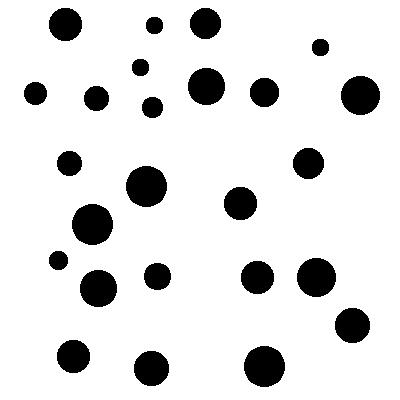
#> input picture Writeups/Sight_at_Last/solution/test.png, 400 x 400 px
$ python test_hough_circles.py
#> lines starting #> are read from the running program, lines starting #| are printed output that depends on the picture
import cv2
import numpy as np

'''
img = cv2.imread('opencv_logo.png',0)
img = cv2.medianBlur(img,5)
cimg = cv2.cvtColor(img,cv2.COLOR_GRAY2BGR)

circles = cv2.HoughCircles(img,cv2.HOUGH_GRADIENT,1,20,
                            param1=50,param2=30,minRadius=0,maxRadius=0)

circles = np.uint16(np.around(circles))
for i in circles[0,:]:
    # draw the outer circle
    cv2.circle(cimg,(i[0],i[1]),i[2],(0,255,0),2)
    # draw the center of the circle
    cv2.circle(cimg,(i[0],i[1]),2,(0,0,255),3)

cv2.imshow('detected circles',cimg)
cv2.waitKey(0)
cv2.destroyAllWindows()
'''

# https://www.pyimagesearch.com/2014/07/21/detecting-circles-images-using-opencv-hough-circles/
img = cv2.imread('test.png',0)
#> img is the input picture: shape (400, 400); min 0, max 255, mean 223.8
img = cv2.medianBlur(img,7)
cimg = cv2.cvtColor(img,cv2.COLOR_GRAY2BGR)

# https://docs.opencv.org/3.4.2/dd/d1a/group__imgproc__feature.html#ga47849c3be0d0406ad3ca45db65a25d2d
circles = cv2.HoughCircles(img,cv2.HOUGH_GRADIENT,1, minDist=10,
			param1=50,param2=30,minRadius=0,maxRadius=0)
#> circles = [[315.5, 276.5, 19], [206.5, 85.5, 18.2], [256.5, 276.5, 16.1], [69.5, 162.5, 11.8], [147.5, 187.5, 18.3], [63.5, 23.5, 18]]

circles = np.uint16(np.around(circles))
#> circles = [[316, 276, 19], [206, 86, 18], [256, 276, 16], [70, 162, 12], [148, 188, 18], [64, 24, 18]]
for i in circles[0,:]:
    # draw the outer circle
    cv2.circle(cimg,(i[0],i[1]),i[2],(0,255,0),2)
    # draw the center of the circle
    cv2.circle(cimg,(i[0],i[1]),2,(0,0,255),3)
#> this loop made 6 passes
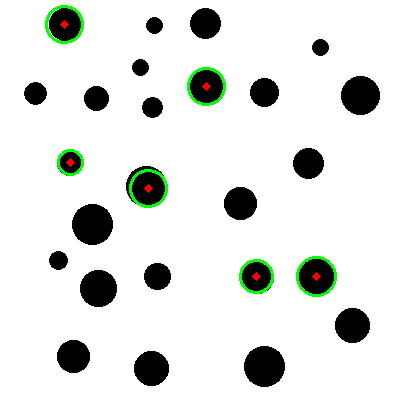
#> cimg: shape (400, 400, 3); mean B, G, R 223, 226, 223.4

cv2.imshow('detected circles',cimg)
cv2.waitKey(0)
cv2.destroyAllWindows()
